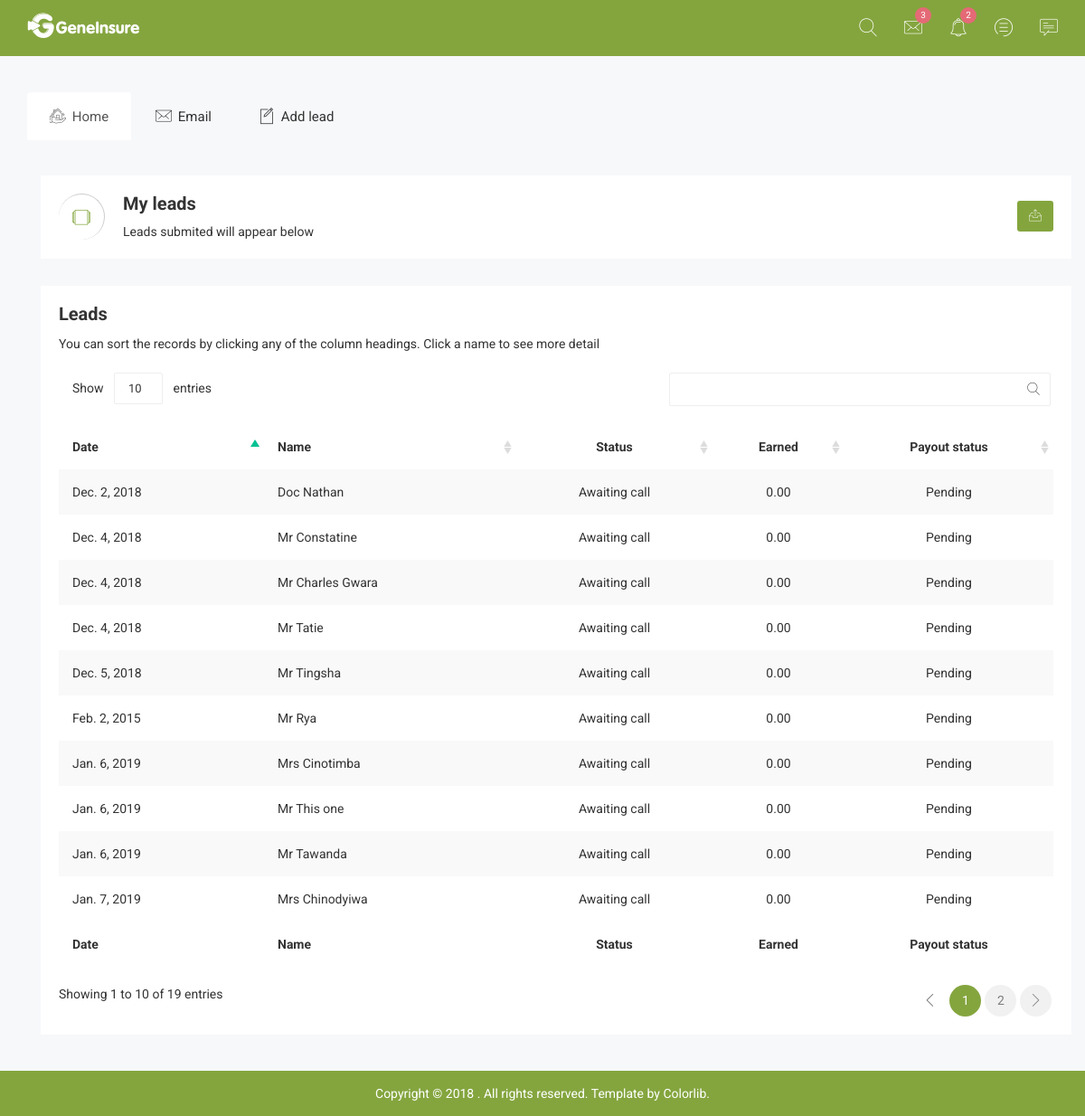
The app's page /leads/ (signed in) with its own data.
### lead_mgt/models.py (models this page shows, shortened)
class Lead(models.Model):
    agent = models.ForeignKey(User, null=True, on_delete=models.SET_DEFAULT, default=1)
    lead_date = models.DateField(verbose_name='Date')
    title = models.CharField(max_length=10, blank=True)
    first_name = models.CharField(max_length=50, blank=True)
    last_name = models.CharField(max_length=50)
    phone_number = models.CharField(max_length=50)
    status = models.CharField(max_length=30,
                              default='submitted',
                              choices=(
                                  ('submitted', 'submitted'),
                                  ('unreachable', 'unreachable'),
                                  ('unreachable_follow_up', 'unreachable follow up'),
                                  ('wrong_number', 'wrong number'),
                                  ('converted', 'converted'),
                                  ('not_interested', 'not interested'),
                                  ('not_expired', 'not expired'),
                                  ('call_later', 'call later'),
                                  ('quoted', 'quoted'),
                                  ('bad_line', 'bad line')
                              )
                              )
    next_call_date = models.DateField(blank=True, null=True)

### lead_mgt/views.py (the view)
# urls.py: path('leads/', views.agent_view_lead, name='agent_view_lead'),
@login_required
def agent_view_lead(request):
    leads = Lead.objects.all()
    return render(
        request,
        'lead_mgt/agent_view_leads.html',
        {
            'leads': leads
        }
    )

### lead_mgt/templates/lead_mgt/agent_view_leads.html
{% extends 'lead_mgt/index-3.html' %}
{% block content %}
	<div class="breadcomb-area">
		<div class="container">
			<div class="row">
				<div class="col-lg-12 col-md-12 col-sm-12 col-xs-12">
					<div class="breadcomb-list">
						<div class="row">
							<div class="col-lg-6 col-md-6 col-sm-6 col-xs-12">
								<div class="breadcomb-wp">
									<div class="breadcomb-icon">
										<i class="notika-icon notika-windows"></i>
									</div>
									<div class="breadcomb-ctn">
										<h2>My leads</h2>
										<p>Leads submited will appear below</p>
									</div>
								</div>
							</div>
							<div class="col-lg-6 col-md-6 col-sm-6 col-xs-3">
								<div class="breadcomb-report">
									<button data-toggle="tooltip" data-placement="left" title="Download Report" class="btn"><i class="notika-icon notika-sent"></i></button>
								</div>
							</div>
						</div>
					</div>
				</div>
			</div>
		</div>
	</div>
    <div class="data-table-area">
        <div class="container">
            <div class="row">
                <div class="col-lg-12 col-md-12 col-sm-12 col-xs-12">
                    <div class="data-table-list">
                        <div class="basic-tb-hd">
                            <h2>Leads</h2>
                            <p>You can sort the records by clicking any of the column headings.  Click a name to see more detail</p>
                        </div>
                        <div class="table-responsive">
                            <table id="data-table-basic" class="table table-striped hover">
                                <thead>
                                    <tr>
                                        <th>Date </th>
                                        <th>Name</th>
                                        <th class="dt-head-center">Status</th>
                                        <th class="dt-head-center">Earned</th>
                                        <th class="dt-head-center">Payout status</th>
                                    </tr>
                                </thead>
                                <tbody>
                                {% for lead in leads %}
                                    <tr>
                                        <td>{{ lead.lead_date }}</td>
                                        <td>{{ lead.title }} {{ lead.first_name }} {{ last_name }}</td>
                                        <td class="dt-body-center">Awaiting call</td>
                                        <td class="dt-body-center">0.00</td>
                                        <td class="dt-body-center">Pending</td>
                                    </tr>
                                {% endfor %}
                                </tbody>
                                <tfoot>
                                    <tr>
                                        <th>Date </th>
                                        <th>Name</th>
                                        <th class="dt-head-center">Status</th>
                                        <th class="dt-head-center">Earned</th>
                                        <th class="dt-head-center">Payout status</th>
                                    </tr>
                                </tfoot>
                            </table>
                        </div>
                    </div>
                </div>
            </div>
        </div>
    </div>
{% endblock %}

### lead_mgt/static/lead_mgt/css/main.css (style rules this page uses)
html { color: #222; font-size: 1em; line-height: 1.4; }

### records on screen
Lead: lead_date "Feb. 2, 2015", title "Mr", first_name "Rya"
Lead: lead_date "Dec. 2, 2018", title "Doc", first_name "Nathan"
Lead: lead_date "Dec. 4, 2018", title "Mr", first_name "Constatine"
Lead: lead_date "Dec. 4, 2018", title "Mr", first_name "Charles Gwara"
Lead: lead_date "Dec. 4, 2018", title "Mr", first_name "Tatie"
Lead: lead_date "Dec. 5, 2018", title "Mr", first_name "Tingsha"
Lead: lead_date "Jan. 6, 2019", title "Mrs", first_name "Cinotimba"
Lead: lead_date "Jan. 6, 2019", title "Mr", first_name "This one"
Lead: lead_date "Jan. 6, 2019", title "Mr", first_name "Tawanda"
Lead: lead_date "Jan. 7, 2019", title "Mrs", first_name "Chinodyiwa"
